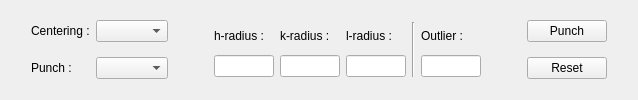
            <widget class="QWidget" name="tab_punch">
             <attribute name="title">
              <string>Punch</string>
             </attribute>
             <layout class="QGridLayout" name="gridLayout_24">
              <item row="0" column="2">
               <spacer name="horizontalSpacer_27">
                <property name="orientation">
                 <enum>Qt::Horizontal</enum>
                </property>
                <property name="sizeHint" stdset="0">
                 <size>
                  <width>40</width>
                  <height>20</height>
                 </size>
                </property>
               </spacer>
              </item>
              <item row="0" column="6">
               <spacer name="horizontalSpacer_26">
                <property name="orientation">
                 <enum>Qt::Horizontal</enum>
                </property>
                <property name="sizeHint" stdset="0">
                 <size>
                  <width>40</width>
                  <height>20</height>
                 </size>
                </property>
               </spacer>
              </item>
              <item row="0" column="7">
               <layout class="QGridLayout" name="gridLayout_33">
                <item row="0" column="0">
                 <widget class="QPushButton" name="pushButton_punch">
                  <property name="maximumSize">
                   <size>
                    <width>16777215</width>
                    <height>16777215</height>
                   </size>
                  </property>
                  <property name="text">
                   <string>Punch</string>
                  </property>
                 </widget>
                </item>
                <item row="1" column="0">
                 <widget class="QPushButton" name="pushButton_reset_punch">
                  <property name="text">
                   <string>Reset</string>
                  </property>
                 </widget>
                </item>
               </layout>
              </item>
              <item row="0" column="1">
               <layout class="QGridLayout" name="gridLayout_3">
                <item row="0" column="0">
                 <widget class="QLabel" name="label_centering">
                  <property name="text">
                   <string>Centering :</string>
                  </property>
                 </widget>
                </item>
                <item row="0" column="1">
                 <widget class="QComboBox" name="comboBox_centering"/>
                </item>
                <item row="1" column="0">
                 <widget class="QLabel" name="label_punch">
                  <property name="text">
                   <string>Punch :</string>
                  </property>
                 </widget>
                </item>
                <item row="1" column="1">
                 <widget class="QComboBox" name="comboBox_punch"/>
                </item>
               </layout>
              </item>
              <item row="0" column="8">
               <spacer name="verticalSpacer_25">
                <property name="orientation">
                 <enum>Qt::Vertical</enum>
                </property>
                <property name="sizeHint" stdset="0">
                 <size>
                  <width>20</width>
                  <height>40</height>
                 </size>
                </property>
               </spacer>
              </item>
              <item row="0" column="0">
               <spacer name="verticalSpacer_21">
                <property name="orientation">
                 <enum>Qt::Vertical</enum>
                </property>
                <property name="sizeHint" stdset="0">
                 <size>
                  <width>20</width>
                  <height>40</height>
                 </size>
                </property>
               </spacer>
              </item>
              <item row="0" column="4">
               <layout class="QGridLayout" name="gridLayout_57">
                <item row="0" column="1">
                 <widget class="Line" name="line">
                  <property name="orientation">
                   <enum>Qt::Vertical</enum>
                  </property>
                 </widget>
                </item>
                <item row="0" column="2">
                 <layout class="QGridLayout" name="gridLayout_18">
                  <item row="1" column="0">
                   <widget class="QLineEdit" name="lineEdit_outlier">
                    <property name="maximumSize">
                     <size>
                      <width>60</width>
                      <height>16777215</height>
                     </size>
                    </property>
                   </widget>
                  </item>
                  <item row="0" column="0">
                   <widget class="QLabel" name="label_outlier">
                    <property name="maximumSize">
                     <size>
                      <width>16777215</width>
                      <height>27</height>
                     </size>
                    </property>
                    <property name="text">
                     <string>Outlier :</string>
                    </property>
                   </widget>
                  </item>
                 </layout>
                </item>
                <item row="0" column="0">
                 <layout class="QGridLayout" name="gridLayout_4">
                  <item row="1" column="2">
                   <widget class="QLineEdit" name="lineEdit_radius_l">
                    <property name="maximumSize">
                     <size>
                      <width>60</width>
                      <height>16777215</height>
                     </size>
                    </property>
                   </widget>
                  </item>
                  <item row="1" column="0">
                   <widget class="QLineEdit" name="lineEdit_radius_h">
                    <property name="maximumSize">
                     <size>
                      <width>60</width>
                      <height>16777215</height>
                     </size>
                    </property>
                   </widget>
                  </item>
                  <item row="1" column="1">
                   <widget class="QLineEdit" name="lineEdit_radius_k">
                    <property name="maximumSize">
                     <size>
                      <width>60</width>
                      <height>16777215</height>
                     </size>
                    </property>
                   </widget>
                  </item>
                  <item row="0" column="0">
                   <widget class="QLabel" name="label_radius_h">
                    <property name="maximumSize">
                     <size>
                      <width>16777215</width>
                      <height>27</height>
                     </size>
                    </property>
                    <property name="text">
                     <string>h-radius :</string>
                    </property>
                   </widget>
                  </item>
                  <item row="0" column="1">
                   <widget class="QLabel" name="label_radius_k">
                    <property name="maximumSize">
                     <size>
                      <width>16777215</width>
                      <height>27</height>
                     </size>
                    </property>
                    <property name="text">
                     <string>k-radius :</string>
                    </property>
                   </widget>
                  </item>
                  <item row="0" column="2">
                   <widget class="QLabel" name="label_radius_l">
                    <property name="maximumSize">
                     <size>
                      <width>16777215</width>
                      <height>27</height>
                     </size>
                    </property>
                    <property name="text">
                     <string>l-radius :</string>
                    </property>
                   </widget>
                  </item>
                 </layout>
                </item>
               </layout>
              </item>
             </layout>
            </widget>
